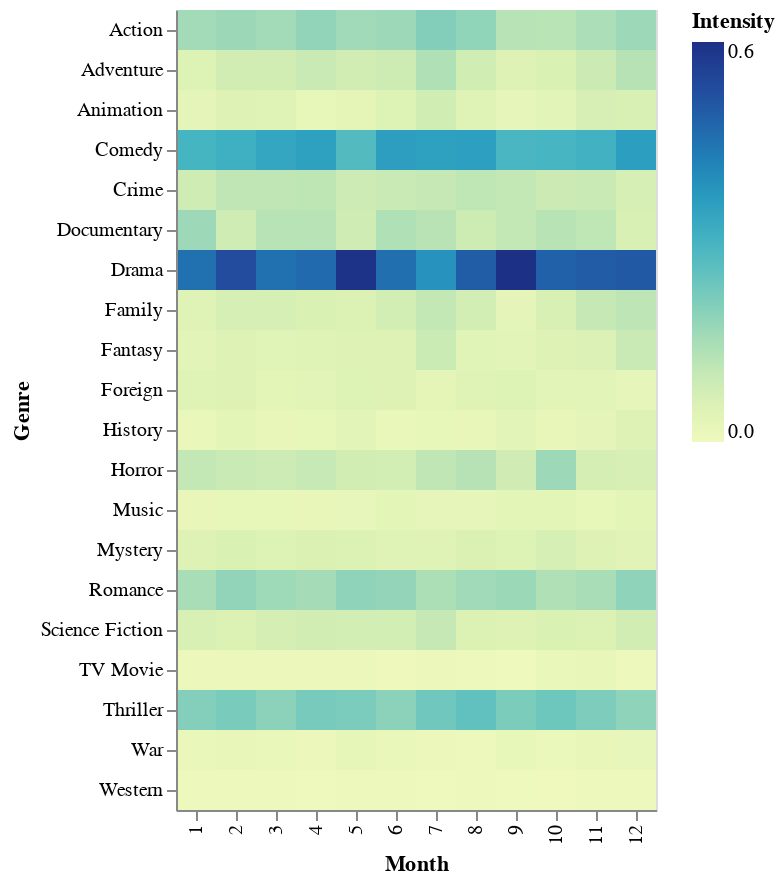

The notebook cell this image was saved under:
### Code cell
countsSeasonalityMelted = countsSeasonality.melt(id_vars = ["month", "Total"])
countsSeasonalityMelted1 = countsSeasonalityMelted[0:5000]
altair.Chart(countsSeasonalityMelted1).mark_rect().encode(
    x=altair.X('month:N', title="Month"),
    y=altair.Y('variable:O', title="Genre"),
    color=altair.Color('value:Q', title="Intensity"),
    tooltip = [altair.Tooltip("value:Q", title="Release Count Dominance")]
)

### Figure 1 — Vega-Lite specification as saved in the notebook (floating-point values rounded to 4 significant figures; data arrays with more than 128 entries replaced by an {"elided": "..."} marker saying what was removed)
{"config": {"view": {"continuousWidth": 400, "continuousHeight": 300}}, "data": {"name": "data-e5aa3bcf9161dfe3416107858a0cc529"}, "mark": "rect", "encoding": {"color": {"type": "quantitative", "field": "value", "title": "Intensity"}, "tooltip": [{"type": "quantitative", "field": "value", "title": "Release Count Dominance"}], "x": {"type": "nominal", "field": "month", "title": "Month"}, "y": {"type": "ordinal", "field": "variable", "title": "Genre"}}, "$schema": "https://vega.github.io/schema/vega-lite/v4.8.1.json", "datasets": {"data-e5aa3bcf9161dfe3416107858a0cc529": {"elided": "240 records"}}}
